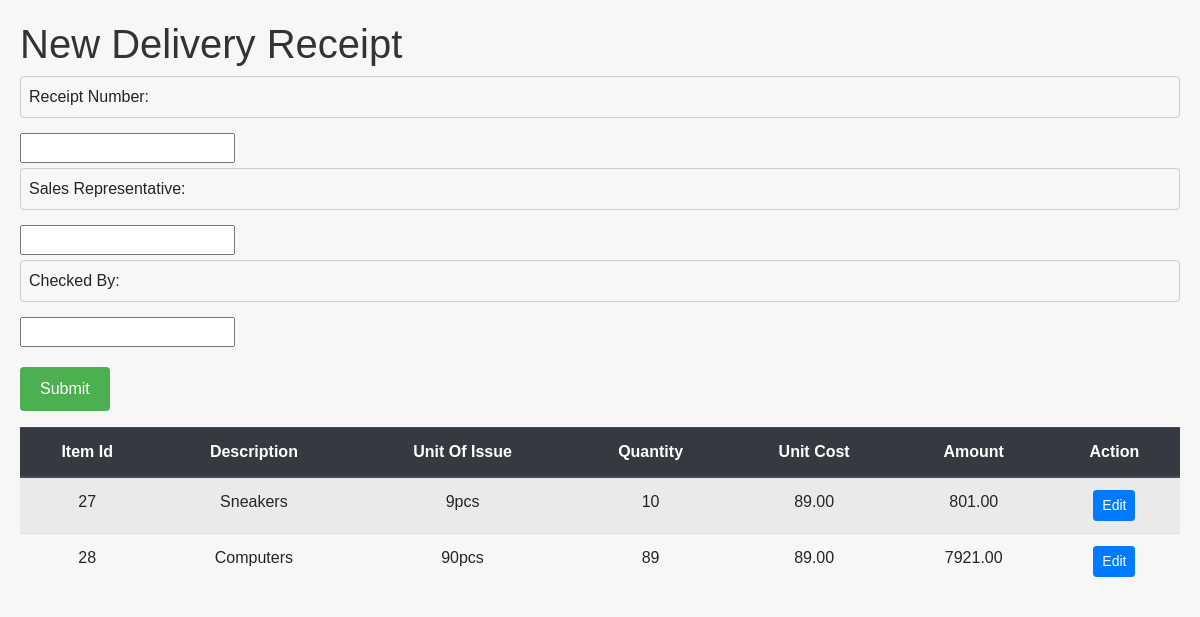
The app's page /dr_receive.php?id=17 with its own data.
### tables this page shows
CREATE TABLE `pod_items` (
  `id` int(11) NOT NULL,
  `supplier_Id` int(11) DEFAULT NULL,
  `purchase_order_id` int(11) DEFAULT NULL,
  `category` varchar(100) DEFAULT NULL,
  `item_description` varchar(100) DEFAULT NULL,
  `unit_of_measure` varchar(50) DEFAULT NULL,
  `quantity` int(11) DEFAULT NULL,
  `unit_price` decimal(10,2) DEFAULT NULL,
  `amount` decimal(10,2) DEFAULT NULL,
  `serial_Id` int(50) NOT NULL,
  `date_expiry` datetime(6) NOT NULL
);

### util/dbhelper.php (called while the page is built, shortened)
<?php
class DbHelper
{
    private $hostname = "127.0.0.1";
    private $username = "root";
    private $password = "";
    private $database = "inventory_management";
    private $conn;
    public function __construct()
    {
        $this->conn = new mysqli($this->hostname, $this->username, $this->password, $this->database);
    }
public function dr_receive($id)
{
    $sql = "SELECT
    purchase_orders.purchase_order_id,
    purchase_orders.purchase_order_number,
    purchase_orders.order_date,
    purchase_orders.mode_of_procurement,
    purchase_orders.procurement_number,
    purchase_orders.procurement_date,
    purchase_orders.place_of_delivery,
    purchase_orders.delivery_date,
    purchase_orders.term_of_delivery,
    purchase_orders.status,
    suppliers.description,
    suppliers.supplier_id,
    suppliers.address,
    pod_items.category,
    pod_items.item_description,
    pod_items.unit_of_measure,
    pod_items.unit_price,
    pod_items.amount,
    pod_items.quantity,
    pod_items.id
FROM
    pod_items
LEFT JOIN
    purchase_orders ON pod_items.purchase_order_id = purchase_orders.purchase_order_id
LEFT JOIN
    suppliers ON purchase_orders.supplier_id = suppliers.supplier_id
WHERE
    purchase_orders.purchase_order_id = ?";
    $stmt = $this->conn->prepare($sql);
    $stmt->bind_param("i", $id);
    if (!$stmt->execute()) {
        die('Execute error: ' . $stmt->error);
    }
    $result = $stmt->get_result();
    $p_order = array();
    while ($row = $result->fetch_assoc()) {
        $p_order[] = (object) $row;
    }
    return $p_order;
}
}

### dr_receive.php (the view, shortened to what this page needs)
<?php
if (isset($_GET["id"])) {
    $id = $_GET["id"];
} else {
    die("ID NOT SET");
}
require_once "./util/dbhelper.php";
$db = new DbHelper();
$display_data = $db->dr_receive($id);
?>
<!DOCTYPE html>
<html lang="en">
<head>
    <link rel="stylesheet" href="https://stackpath.bootstrapcdn.com/bootstrap/4.5.2/css/bootstrap.min.css">
</head>
<body>
    <h1>New Delivery Receipt</h1>
    <form action="./logic/receipt_process.php" method="post">
        <label for="receipt_number">Receipt Number:</label>
        <input type="text" id="receipt_number" name="receipt_number" required>
        <label for="sales_representative">Sales Representative:</label>
        <input type="text" id="sales_representative" name="sales_representative" required>
        <label for="checked_by">Checked By:</label>
        <input type="text" id="checked_by" name="checked_by" required>
        <div class="form-group full-width">
            <div class="form-actions">
                <button type="submit" name="submit" class="submit-btn">Submit</button>
            </div>
        </div>
    </form>
    <table class="table table-striped">
        <thead class="thead-dark">
            <tr>
                <th class="text-center">Item Id</th>
                <th class="text-center">Description</th>
                <th class="text-center">Unit Of Issue</th>
                <th class="text-center">Quantity</th>
                <th class="text-center">Unit Cost</th>
                <th class="text-center">Amount</th>
                <th class="text-center">Action</th>
            </tr>
        </thead>
        <tbody>
            <?php foreach ($display_data as $row) : ?>
                <tr>
                    <td class="text-center"><?= htmlspecialchars($row->id); ?></td>
                    <td class="text-center"><?= htmlspecialchars($row->item_description); ?></td>
                    <td class="text-center"><?= htmlspecialchars($row->unit_of_measure); ?></td>
                    <td class="text-center"><?= htmlspecialchars($row->quantity); ?></td>
                    <td class="text-center"><?= htmlspecialchars($row->unit_price); ?></td>
                    <td class="text-center"><?= htmlspecialchars($row->amount); ?></td>
                    <td class="text-center">
                        <a href="./crud_form/edit_pod_items_receipt.php?id=<?= urlencode($row->id); ?>" class="btn btn-primary btn-sm">Edit</a>
                    </td>
                </tr>
            <?php endforeach; ?>
        </tbody>
    </table>
</body>
</html>

### dr_receive.php (style rules this page uses)
body { font-family: Arial, sans-serif; margin: 20px; background-color: #f7f7f7; }
h1 { color: #333; }
label { display: block; width: 100%; padding: 8px; margin: 5px 0 15px; border: 1px solid #ccc; border-radius: 4px; }
.form-actions { margin-top: 20px; }
.submit-btn { padding: 10px 20px; background-color: #4CAF50; color: white; border: none; border-radius: 4px; cursor: pointer; }

### records on screen
pod_items: id "27", item_description "Sneakers", unit_of_measure "9pcs", quantity "10", unit_price "89.00", amount "801.00"
pod_items: id "28", item_description "Computers", unit_of_measure "90pcs", quantity "89", unit_price "89.00", amount "7921.00"
